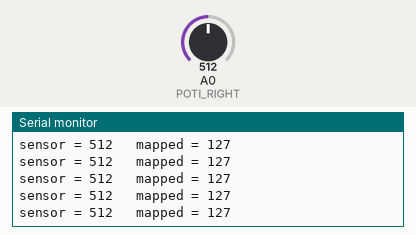
Simulated run of this sketch. Board: Arduino Uno, built with avr-gcc and run on an emulated ATmega328P. Shown: the last lines printed to the serial monitor. Inputs (shaded band) come from the test bench; at power-on: A0 (POTI_RIGHT) = 512.

Above: at 1.2 s.
1.3 s: A0 (POTI_RIGHT) set to 414
At 2.1 s:
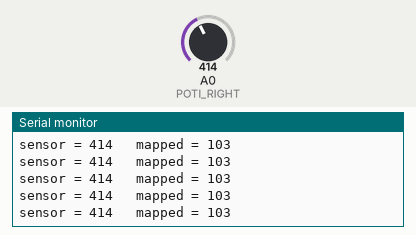
4.3 s: A0 (POTI_RIGHT) set to 388
At 5.0 s:
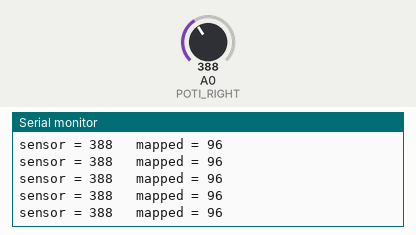
19.3 s: A0 (POTI_RIGHT) set to 985
At 19.8 s:
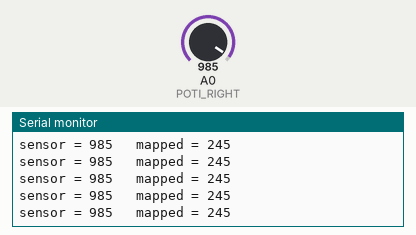
20.8 s: A0 (POTI_RIGHT) set to 1012
At 21.4 s:
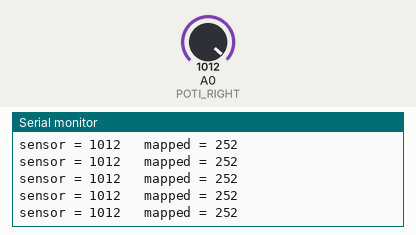
Timing chart, 0 to 23.3 s (numbered marks = the images above; inputs shaded):
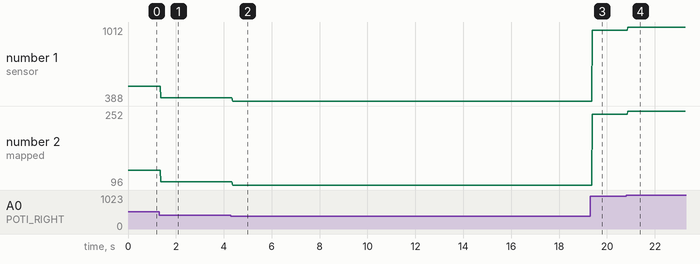

The sketch:

Motococo_sensor_test.ino
```cpp
/*
LDR, 10/40 - 80/320 (room - flash)
MIC 43/174 - +/-10/20

*/

const int POTI_RIGHT = A0;
uint16_t sensorValue = 0;
uint8_t mappedValue = 0;

void setup() {
  Serial.begin(9600);
}

void loop() {
  sensorValue = analogRead(POTI_RIGHT);
  mappedValue = map(sensorValue, 0, 1023, 0, 255);
  Serial.print("sensor = ");
  Serial.print(sensorValue);
  Serial.print("\t mapped = ");
  Serial.println(mappedValue);
  delay(2);
}
```

Measured:
- after the input at 1.3 s, the serial monitor: prints a new line after 0.07 s (image 1)
- after the input at 4.3 s, the serial monitor: prints a new line after 0.07 s (image 2)
- after the input at 19.3 s, the serial monitor: prints a new line after 0.09 s (image 3)
- after the input at 20.8 s, the serial monitor: prints a new line after 0.08 s (image 4)
- plotted number 1: 512 → 414 after the input at 1.3 s, 414 → 388 after the input at 4.3 s, 388 → 985 after the input at 19.3 s, 985 → 1012 after the input at 20.8 s
- plotted number 2: 127 → 103 after the input at 1.3 s, 103 → 96 after the input at 4.3 s, 96 → 245 after the input at 19.3 s, 245 → 252 after the input at 20.8 s
